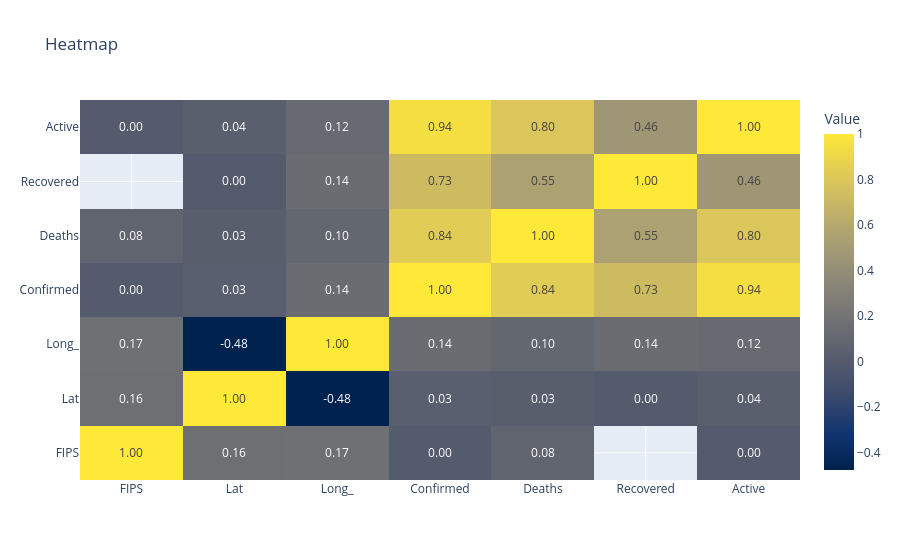

Source (notebook cell):
### Code cell
import plotly.graph_objects as go

fig = go.Figure()

fig.add_trace(
    go.Heatmap(
        x=doc2.columns,
        y=doc2.index,
        z=doc2.values,
        colorscale="Cividis",
        colorbar={
            "title":"Value"
        },
        text=doc2.values,
        texttemplate="%{z:.2f}",
        hovertemplate="x: %{x}<br>Y:%{y}<br>Value : %{z:.2f}<br>Custom Info"
    )
)

fig.update_layout(
    title="Heatmap"
)

fig.show()

### Figure 1 — Plotly figure (JSON) as saved in the notebook; plotly's stock layout.template omitted (floating-point values rounded to 4 significant figures)
{"data": [{"colorbar": {"title": {"text": "Value"}}, "colorscale": [[0, "#00224e"], [0.1111, "#123570"], [0.2222, "#3b496c"], [0.3333, "#575d6d"], [0.4444, "#707173"], [0.5556, "#8a8678"], [0.6667, "#a59c74"], [0.7778, "#c3b369"], [0.8889, "#e1cc55"], [1, "#fee838"]], "hovertemplate": "x: %{x}<br>Y:%{y}<br>Value : %{z:.2f}<br>Custom Info", "text": [[1, 0.1607, 0.1715, -0.0005036, 0.07647, null, 0.002718], [0.1607, 1, -0.4764, 0.02939, 0.02631, -0.002781, 0.03563], [0.1715, -0.4764, 1, 0.1411, 0.09692, 0.1419, 0.1197], [-0.0005036, 0.02939, 0.1411, 1, 0.8372, 0.7273, 0.9425], [0.07647, 0.02631, 0.09692, 0.8372, 1, 0.5469, 0.7965], [null, -0.002781, 0.1419, 0.7273, 0.5469, 1, 0.4625], [0.002718, 0.03563, 0.1197, 0.9425, 0.7965, 0.4625, 1]], "texttemplate": "%{z:.2f}", "type": "heatmap", "x": ["FIPS", "Lat", "Long_", "Confirmed", "Deaths", "Recovered", "Active"], "y": ["FIPS", "Lat", "Long_", "Confirmed", "Deaths", "Recovered", "Active"], "z": [[1, 0.1607, 0.1715, -0.0005036, 0.07647, null, 0.002718], [0.1607, 1, -0.4764, 0.02939, 0.02631, -0.002781, 0.03563], [0.1715, -0.4764, 1, 0.1411, 0.09692, 0.1419, 0.1197], [-0.0005036, 0.02939, 0.1411, 1, 0.8372, 0.7273, 0.9425], [0.07647, 0.02631, 0.09692, 0.8372, 1, 0.5469, 0.7965], [null, -0.002781, 0.1419, 0.7273, 0.5469, 1, 0.4625], [0.002718, 0.03563, 0.1197, 0.9425, 0.7965, 0.4625, 1]]}], "layout": {"title": {"text": "Heatmap"}}}
